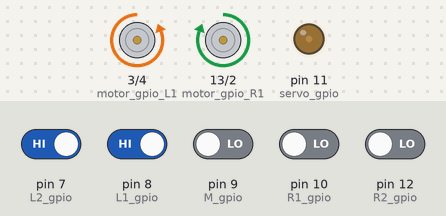
A sketch run on a simulated Arduino Uno, built with avr-gcc and run on an emulated ATmega328P. Shown: motor-driver pin pairs drawn as motors (green arrow = first pin HIGH = forward, orange = second pin HIGH = backward, longer = more drive, scaled by the enable pin), output pins drawn as LEDs (lit = HIGH). The inputs (shaded band) are chosen by the test bench; at power-on: pin 7 (L2_gpio), pin 8 (L1_gpio) HIGH, pin 9 (M_gpio), pin 10 (R1_gpio), pin 12 (R2_gpio) LOW. What the sketch prints to the serial monitor is not drawn.

Above: at 1.2 s.
1.3 s: pin 7 (L2_gpio) driven LOW
At 1.46 s:
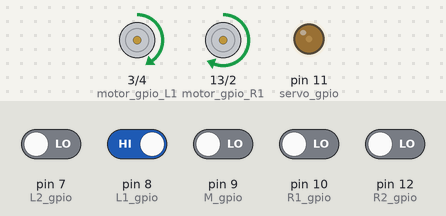
4.3 s: pin 12 (R2_gpio) driven HIGH
At 4.49 s:
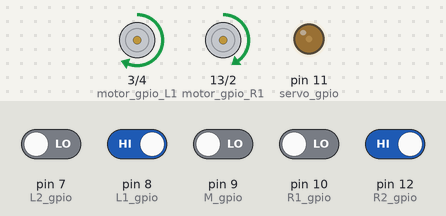
7.3 s: pin 8 (L1_gpio) driven LOW
At 7.8 s:
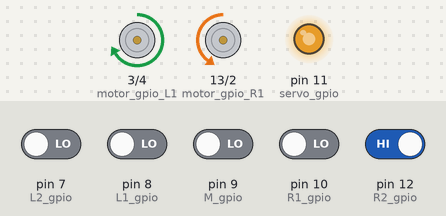
8.8 s: pin 10 (R1_gpio) driven HIGH
At 10.0 s:
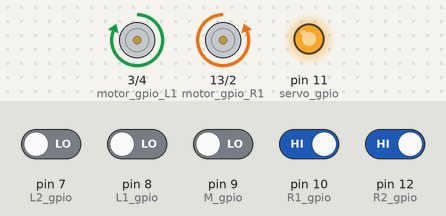
10.3 s: pin 10 (R1_gpio) driven LOW
At 11.5 s:
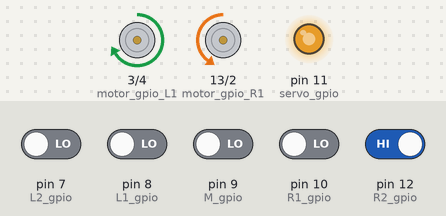
11.8 s: pin 7 (L2_gpio) driven HIGH and pin 9 (M_gpio) driven HIGH
At 12.4 s:
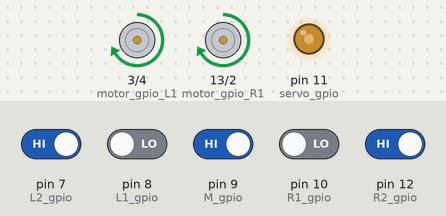
Timing chart, 0 to 14.3 s (numbered marks = the images above; inputs shaded):
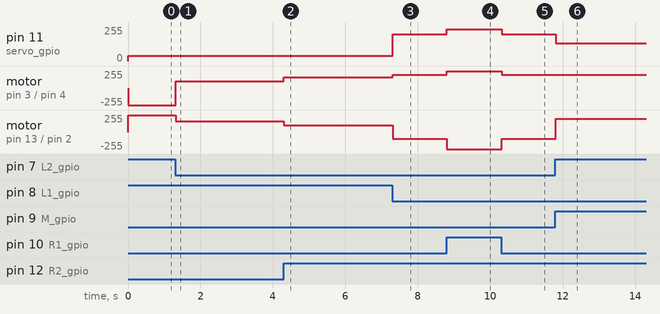

The sketch:

Car_B.ino
```cpp
//舵机PWM引脚定义
const int servo_gpio = 11;

//左电机PWM引脚定义
const int motor_pwm_L = 6;

//右电机PWM引脚定义
const int motor_pwm_R = 5;

//左电机方向控制引脚定义
const int motor_gpio_L1 = 3;
const int motor_gpio_L2 = 4;

//右电机方向控制引脚定义
const int motor_gpio_R1 = 13;
const int motor_gpio_R2 = 2;

//传感器引脚定义
const int L1_gpio = 8;
const int L2_gpio = 7;
const int M_gpio = 9;
const int R1_gpio = 10;
const int R2_gpio = 12;

//传感器状态定义
int L1, L2, L3, M, R1, R2, R3;

//传感器相关赋值
int A, B, C, a, b, c, L = 0, R = 0, S = 0;

//时钟
int LT, RT, ST = 0;

//转向递减
int D = 20;

void setup() {
  // put your setup code here, to run once:
  pinMode(servo_gpio, OUTPUT);     //舵机PWM
  pinMode(motor_pwm_L, OUTPUT);    //左电机PWM
  pinMode(motor_pwm_R, OUTPUT);    //右电机PWM
  pinMode(motor_gpio_L1, OUTPUT);  //左电机前进后退
  pinMode(motor_gpio_L2, OUTPUT);
  pinMode(motor_gpio_R1, OUTPUT);  //右电机前进后退
  pinMode(motor_gpio_R2, OUTPUT);
  pinMode(L1_gpio, INPUT);  //传感器接口设置
  pinMode(L2_gpio, INPUT);
  pinMode(M_gpio, INPUT);
  pinMode(R1_gpio, INPUT);
  pinMode(R2_gpio, INPUT);
  Serial.begin(9600);            //开启串口通讯
  analogWrite(servo_gpio, 150);  //纠正方向
}

//数据处理
void Process() {
  if (L1 == LOW) {
    A = 1;
  } else {
    A = -1;
  }
  if (L2 == LOW) {
    B = 2;
  } else {
    B = -2;
  }
  if (R1 == HIGH) {
    a = 1;
  } else {
    a = -1;
  }
  if (R2 == HIGH) {
    b = 2;
  } else {
    b = -2;
  }
  L = A + B;
  R = a + b;
  S = L + R;
}

//计数
void Clock() {
  if (M == LOW && S == 0) {
    ST = ST + 1;
  }
}

//直行
void straight() {
  analogWrite(servo_gpio, 135);
  analogWrite(motor_pwm_L, 200);
  analogWrite(motor_pwm_R, 200);
  digitalWrite(motor_gpio_L1, HIGH);
  digitalWrite(motor_gpio_L2, LOW);
  digitalWrite(motor_gpio_R1, HIGH);
  digitalWrite(motor_gpio_R2, LOW);
  delay(20);
  ST = ST + 1;
}

//左转
void Left1() {
  analogWrite(servo_gpio, 135 - D);
  analogWrite(motor_pwm_L, 100);
  analogWrite(motor_pwm_R, 160);
  digitalWrite(motor_gpio_L1, HIGH);
  digitalWrite(motor_gpio_L2, LOW);
  digitalWrite(motor_gpio_R1, HIGH);
  digitalWrite(motor_gpio_R2, LOW);
  ST = ST + 1;
}

//大幅左转
void Left2() {
  analogWrite(servo_gpio, 95);
  analogWrite(motor_pwm_L, 100);
  analogWrite(motor_pwm_R, 200);
  digitalWrite(motor_gpio_L1, LOW);
  digitalWrite(motor_gpio_L2, HIGH);
  digitalWrite(motor_gpio_R1, HIGH);
  digitalWrite(motor_gpio_R2, LOW);
  ST = 0;
  D = 20;
}

//大大幅左转
void Left3() {
  analogWrite(servo_gpio, 40);
  analogWrite(motor_pwm_L, 255);
  analogWrite(motor_pwm_R, 255);
  digitalWrite(motor_gpio_L1, LOW);
  digitalWrite(motor_gpio_L2, HIGH);
  digitalWrite(motor_gpio_R1, HIGH);
  digitalWrite(motor_gpio_R2, LOW);
  delay(20);
}

//右转
void Right1() {
  analogWrite(servo_gpio, 135 + D);
  analogWrite(motor_pwm_L, 160);
  analogWrite(motor_pwm_R, 100);
  digitalWrite(motor_gpio_L1, HIGH);
  digitalWrite(motor_gpio_L2, LOW);
  digitalWrite(motor_gpio_R1, HIGH);
  digitalWrite(motor_gpio_R2, LOW);
  ST = ST + 1;
}

//大幅右转
void Right2() {
  analogWrite(servo_gpio, 200);
  analogWrite(motor_pwm_L, 200);
  analogWrite(motor_pwm_R, 100);
  digitalWrite(motor_gpio_L1, HIGH);
  digitalWrite(motor_gpio_L2, LOW);
  digitalWrite(motor_gpio_R1, LOW);
  digitalWrite(motor_gpio_R2, HIGH);
  ST = 0;
  D = 20;
}

//大大幅右转
void Right3() {
  analogWrite(servo_gpio, 240);
  analogWrite(motor_pwm_L, 255);
  analogWrite(motor_pwm_R, 255);
  digitalWrite(motor_gpio_L1, HIGH);
  digitalWrite(motor_gpio_L2, LOW);
  digitalWrite(motor_gpio_R1, LOW);
  digitalWrite(motor_gpio_R2, HIGH);
  delay(20);
}

//后退
void Back() {
  analogWrite(motor_pwm_L, 150);
  analogWrite(motor_pwm_R, 150);
  digitalWrite(motor_gpio_L1, LOW);
  digitalWrite(motor_gpio_L2, HIGH);
  digitalWrite(motor_gpio_R1, LOW);
  digitalWrite(motor_gpio_R2, HIGH);
}

//纠正方向
void Correct() {
  analogWrite(servo_gpio, 135);
  delay(20);
}

//调试舵机用(归正)
void Test1() {
  analogWrite(servo_gpio, 135);
  delay(20);
}

//调试舵机用(摇摆)
void Test2() {
  for (int a = 0; a <= 255; a++) {
    analogWrite(servo_gpio, a);
    Serial.println(a);
    delay(20);
  }
  for (int a = 255; a >= 0; a--) {
    analogWrite(servo_gpio, a);
    Serial.println(a);
    delay(20);
  }
}

//读取引脚状态
void Read() {
  M = digitalRead(M_gpio);
  L1 = digitalRead(L1_gpio);
  L2 = digitalRead(L2_gpio);
  R1 = digitalRead(R1_gpio);
  R2 = digitalRead(R2_gpio);
}

void loop() {
  // put your main code here, to run repeatedly:
  Read();
  Process();
  Serial.println(S);
  if (M == HIGH && S == 0) {
    straight();
  }
  if (M == LOW && S == 2) {
    if (ST >= 3) {
      D = D - 5;
      Right1();
    } else {
      Right1();
    }
  }
  if (M == LOW && S == -2) {
    if (ST >= 3) {
      D = D - 5;
      Left1();
    } else {
      Left1();
    }
  }
  if (M == LOW && S == 4) {
    Right2();
  }
  if (M == LOW && S == -4) {
    Left2();
  }
  if (S == 6) {
    Right3();
  }
  if (S == -6) {
    Left3();
  }
  Clock();
}
```

Measured:
- after the input at 1.3 s, motor on pin 3 (motor_gpio_L1) / pin 4 (motor_gpio_L2): backward 255/255 → forward 100/255 at once; motor on pin 13 (motor_gpio_R1) / pin 2 (motor_gpio_R2): forward 255/255 → forward 160/255 at once
- after the input at 4.3 s, pin 11 (servo_gpio): stays 40/255 (without the input it goes to 207/255 after 3.0 s); motor on pin 3 (motor_gpio_L1) / pin 4 (motor_gpio_L2): forward 100/255 → forward 160/255 at once; motor on pin 13 (motor_gpio_R1) / pin 2 (motor_gpio_R2): forward 160/255 → forward 100/255 at once
- after the input at 7.3 s, pin 11 (servo_gpio): 40/255 → 200/255 at once; motor on pin 3 (motor_gpio_L1) / pin 4 (motor_gpio_L2): forward 160/255 → forward 200/255 at once; motor on pin 13 (motor_gpio_R1) / pin 2 (motor_gpio_R2): forward 100/255 → backward 100/255 at once
- after the input at 8.8 s, pin 11 (servo_gpio): 200/255 → 240/255 at once; motor on pin 3 (motor_gpio_L1) / pin 4 (motor_gpio_L2): forward 200/255 → forward 255/255 at once; motor on pin 13 (motor_gpio_R1) / pin 2 (motor_gpio_R2): backward 100/255 → backward 255/255 at once
- after the input at 10.3 s, pin 11 (servo_gpio): 240/255 → 200/255 at once; motor on pin 3 (motor_gpio_L1) / pin 4 (motor_gpio_L2): forward 255/255 → forward 200/255 at once; motor on pin 13 (motor_gpio_R1) / pin 2 (motor_gpio_R2): backward 255/255 → backward 100/255 at once
- after the input at 11.8 s, pin 11 (servo_gpio): 200/255 → 135/255 at once; motor on pin 13 (motor_gpio_R1) / pin 2 (motor_gpio_R2): backward 100/255 → forward 200/255 at once
